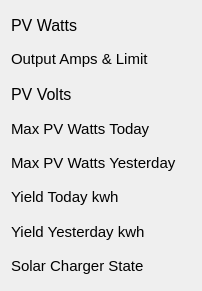
   <widget class="QWidget" name="layoutWidget">
    <property name="geometry">
     <rect>
      <x>675</x>
      <y>216</y>
      <width>182</width>
      <height>291</height>
     </rect>
    </property>
    <layout class="QVBoxLayout" name="verticalLayout">
     <item>
      <widget class="QLabel" name="PV_Watts_2_label">
       <property name="font">
        <font>
         <pointsize>12</pointsize>
        </font>
       </property>
       <property name="text">
        <string>PV Watts</string>
       </property>
      </widget>
     </item>
     <item>
      <widget class="QLabel" name="Output_Amps_2_label">
       <property name="font">
        <font>
         <pointsize>10</pointsize>
        </font>
       </property>
       <property name="text">
        <string>&lt;html&gt;&lt;head/&gt;&lt;body&gt;&lt;p&gt;&lt;span style=&quot; font-size:11pt;&quot;&gt;Output Amps &amp;amp; Limit&lt;/span&gt;&lt;/p&gt;&lt;/body&gt;&lt;/html&gt;</string>
       </property>
      </widget>
     </item>
     <item>
      <widget class="QLabel" name="PV_Volts_2_label">
       <property name="font">
        <font>
         <pointsize>12</pointsize>
        </font>
       </property>
       <property name="text">
        <string>PV Volts</string>
       </property>
      </widget>
     </item>
     <item>
      <widget class="QLabel" name="Max_PV_Watts_Today_2_label">
       <property name="font">
        <font>
         <pointsize>11</pointsize>
        </font>
       </property>
       <property name="text">
        <string>Max PV Watts Today</string>
       </property>
      </widget>
     </item>
     <item>
      <widget class="QLabel" name="Max_PV_Watts_Yesterday_2_label">
       <property name="minimumSize">
        <size>
         <width>180</width>
         <height>0</height>
        </size>
       </property>
       <property name="font">
        <font>
         <pointsize>11</pointsize>
        </font>
       </property>
       <property name="text">
        <string>Max PV Watts Yesterday</string>
       </property>
      </widget>
     </item>
     <item>
      <widget class="QLabel" name="Yield_Today_2_label">
       <property name="font">
        <font>
         <pointsize>11</pointsize>
        </font>
       </property>
       <property name="text">
        <string>Yield Today kwh</string>
       </property>
      </widget>
     </item>
     <item>
      <widget class="QLabel" name="Yield_Yesterday_2_label">
       <property name="font">
        <font>
         <pointsize>11</pointsize>
        </font>
       </property>
       <property name="text">
        <string>Yield Yesterday kwh</string>
       </property>
      </widget>
     </item>
     <item>
      <widget class="QLabel" name="Solar_Charger_State2_label">
       <property name="font">
        <font>
         <pointsize>11</pointsize>
        </font>
       </property>
       <property name="text">
        <string>Solar Charger State</string>
       </property>
      </widget>
     </item>
    </layout>
   </widget>
